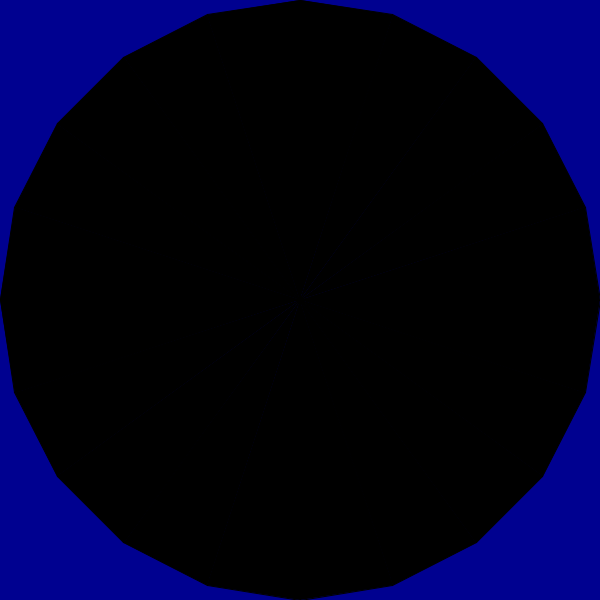
Frame 1 (no input)
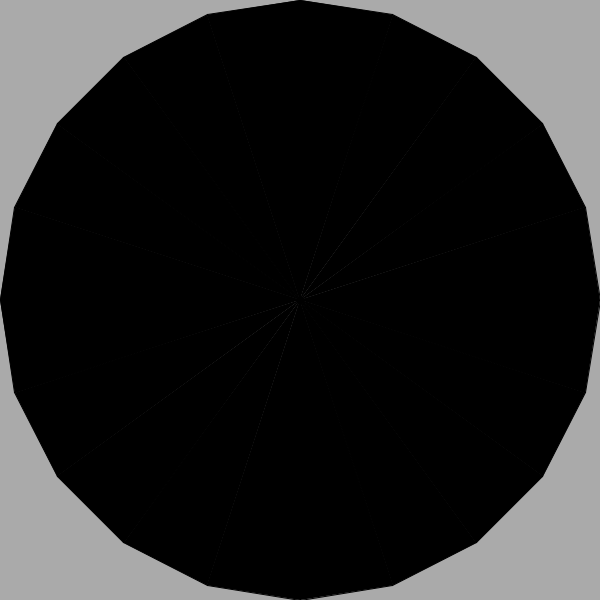
Frame 60 (the mouse pressed at the canvas centre just before this capture)
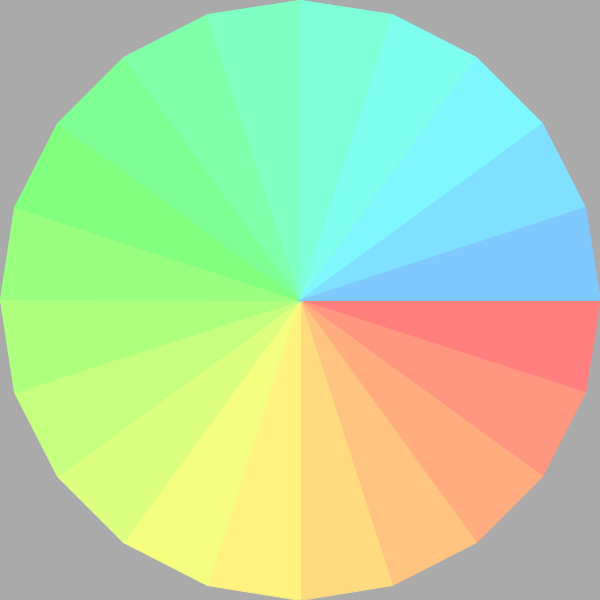
Frame 120 (the mouse held since frame 60 and released just before this capture)

The Processing sketch that drew these frames (run headless with seeded random() and noise(); from frame 60 on, the mouse is pressed at the canvas centre):

// Processing sketch: color_spectrum
// ── color_spectrum.pde
int stepX, stepY;
int segmentCount = 20;

void setup() {
  size(600, 600);
}

void draw() {
  background(400);
  //colorGrid();
  colorCircle(300);
}

//光谱网格
void colorGrid() {
  colorMode(HSB, width, height, 100);  
  stepX = mouseX +5;   //可以不用加5，仅仅为了交互体验
  stepY = mouseY+5;
  noStroke();
  for (int gridY =0; gridY < height; gridY += stepY ) {
    for (int gridX=0; gridX <width; gridX += stepX) {
      fill(gridX, height-gridY, 100);
      rect(gridX, gridY, stepX, stepY);
    }
  }
}

void colorCircle(int r_) {
  colorMode(HSB, width, height, 100);  
  int r = r_;
  float angleStep = 360/segmentCount;
  beginShape(TRIANGLE_FAN);
  vertex(width*0.5, height*0.5);
  for (int angle=0; angle <= 360; angle += angleStep) {
    float vx = width/2 + cos(radians(angle)) * r;
    float vy = height/2 + sin(radians(angle)) * r;
    vertex(vx, vy);
    fill(angle, mouseY, mouseY);
    stroke(angle, mouseY, mouseY);
  }
  endShape();
}

void keyPressed() {
  switch(key) {
  case '1':
    segmentCount = 360;
    break;
  case '2':
    segmentCount = 45;
    break;
  case '3':
    segmentCount = 24;
    break;
  case '4':
    segmentCount = 12;
    break;
  }
}
